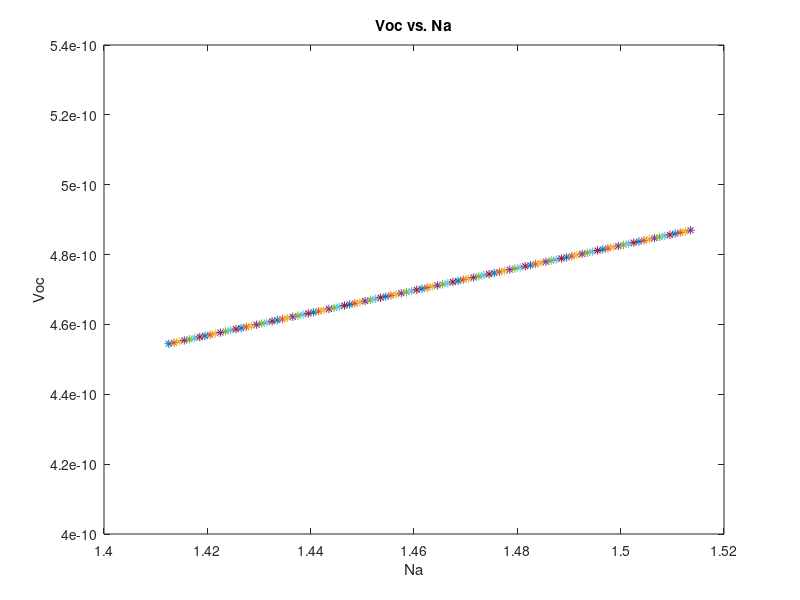

The MATLAB script that drew this image:
%Open-Circuit Voltage

%Given values
Nd = 10.^19;
Dn = 225;
Dp = 7;
Tn = 5*10.^-8;
Tp = 5*10.^-8;
JL = 30*10.^-3;
e = 1.6*10.^-19;
ni = 1.5*10.^10;
Vt = 0.0259;
Ln = 0.003354;
Lp = 0.000592;

for Na = (10^.15):0.001:(10^.18)
    JS = e*(ni.^2)*((Dn/(Ln*Na))+(Dp/(Lp*Nd)));
    Voc = Vt*log(1+(JL/JS));
    plot(Na, Voc,'*--');
    hold on;
end
xlabel('Na');
ylabel('Voc');
title('Voc vs. Na');